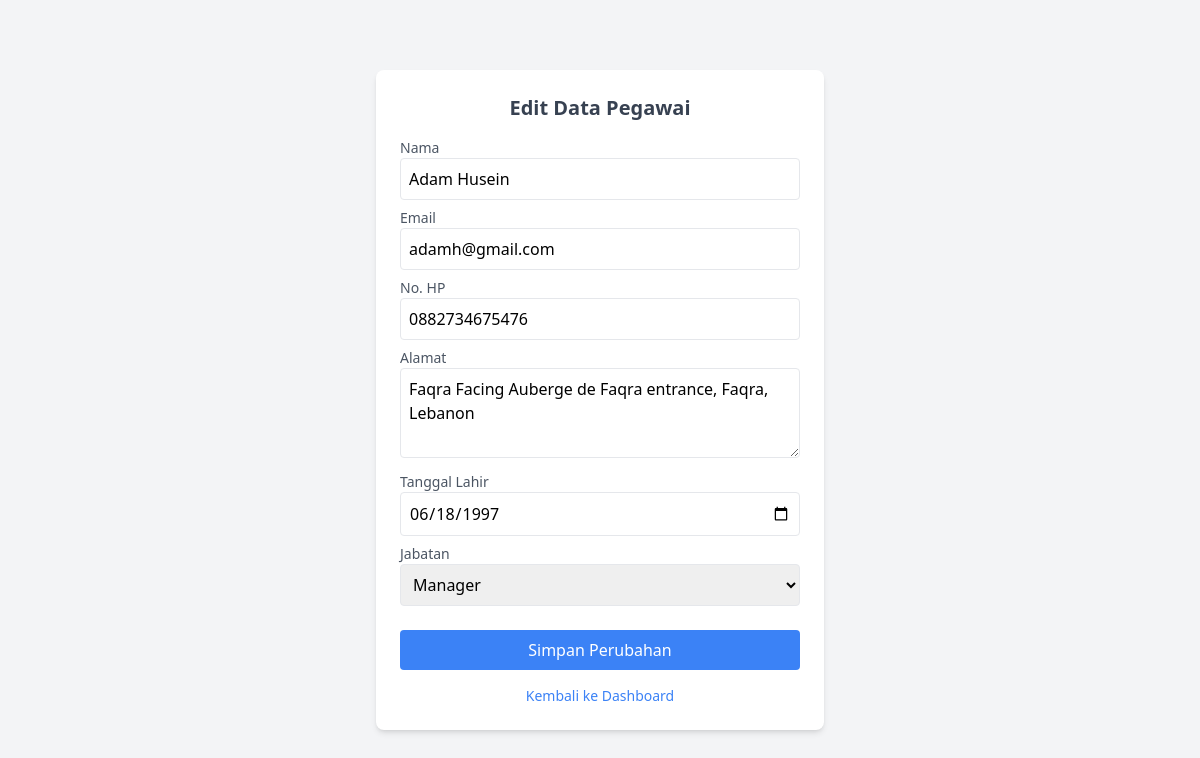
The app's page /edit_pegawai.php?id=7 with its own data.
### tables this page shows
CREATE TABLE `pegawai` (
  `id_pegawai` int(11) NOT NULL,
  `nama` varchar(100) NOT NULL,
  `email` varchar(100) NOT NULL,
  `no_hp` varchar(15) NOT NULL,
  `alamat` text NOT NULL,
  `id_jabatan` int(11) DEFAULT NULL,
  `tanggal_lahir` date NOT NULL
);

### edit_pegawai.php (the view, shortened to what this page needs)
<?php
include 'config/koneksi.php';
$id = $_GET['id'];
$result = mysqli_query($conn, "SELECT * FROM pegawai WHERE id_pegawai = $id");
$data = mysqli_fetch_assoc($result);
?>
<!DOCTYPE html>
<html lang="id">
<head>
    <script src="https://cdn.tailwindcss.com"></script>
</head>
<body class="bg-gray-100 flex items-center justify-center min-h-screen">
    <div class="bg-white p-6 rounded-lg shadow-md w-full max-w-md">
        <h2 class="text-xl font-bold text-gray-700 mb-4 text-center">Edit Data Pegawai</h2>
        <form action="proses/proses_edit.php" method="POST">
            <label class="block text-sm font-medium text-gray-600">Nama</label>
            <input type="text" name="nama" value="<?php echo $data['nama']; ?>" required class="border p-2 w-full rounded mb-2">
            <label class="block text-sm font-medium text-gray-600">Email</label>
            <input type="email" name="email" value="<?php echo $data['email']; ?>" required class="border p-2 w-full rounded mb-2">
            <label class="block text-sm font-medium text-gray-600">No. HP</label>
            <input type="text" name="no_hp" value="<?php echo $data['no_hp']; ?>" required class="border p-2 w-full rounded mb-2">
            <label class="block text-sm font-medium text-gray-600">Alamat</label>
            <textarea rows="3" name="alamat" required class="border p-2 w-full rounded mb-2 resize-y"><?php echo $data['alamat']; ?></textarea>
            <label class="block text-sm font-medium text-gray-600">Tanggal Lahir</label>
            <input type="date" name="tanggal_lahir" value="<?php echo $data['tanggal_lahir']; ?>" required class="border p-2 w-full rounded mb-2">
            <label class="block text-sm font-medium text-gray-600">Jabatan</label>
            <select name="id_jabatan" required class="border p-2 w-full rounded mb-2">
                <?php
                $jabatan_query = mysqli_query($conn, "SELECT * FROM jabatan");
                while ($jabatan = mysqli_fetch_assoc($jabatan_query)) {
                    $selected = ($jabatan['id_jabatan'] == $data['id_jabatan']) ? "selected" : "";
                    echo "<option value='{$jabatan['id_jabatan']}' $selected>{$jabatan['nama_jabatan']}</option>";
                }
                ?>
            </select>
            <button type="submit" class="bg-blue-500 text-white px-4 py-2 rounded w-full mt-4 hover:bg-blue-600 transition">
                Simpan Perubahan
            </button>
            <a href="dashboard.php" class="block text-sm text-center text-blue-500 mt-4 hover:underline">Kembali ke Dashboard</a>
        </form>
    </div>
</body>
</html>

### records on screen
pegawai: nama "Adam Husein", email "adamh@gmail.com", no_hp "0882734675476", alamat "Faqra Facing Auberge de Faqra entrance, Faqra, Lebanon", tanggal_lahir "06/18/1997"

### other values on screen
form field id_jabatan "Manager"
